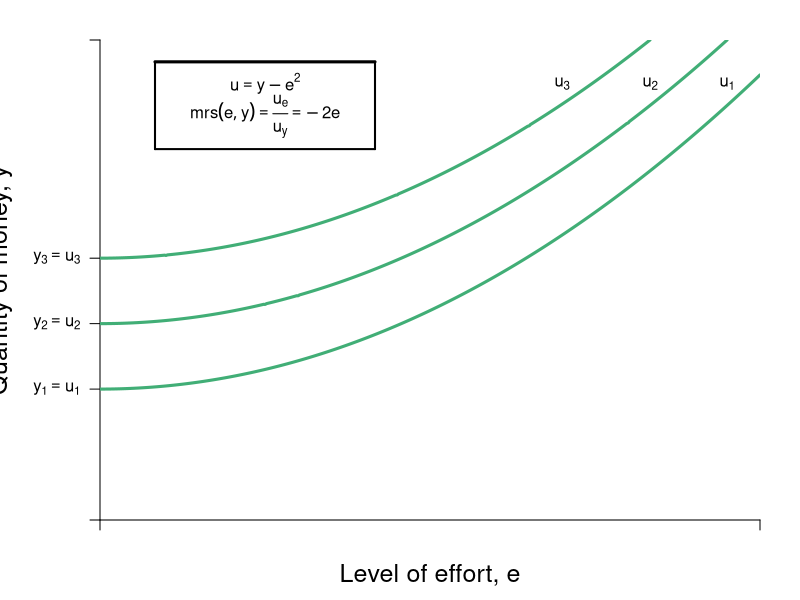

Recreate this plot in R.
require(shape)
pdf(file = "indmarketdemand/effort_bad.pdf", width = 7, height = 7)

#Set parameters for graphics
axislabelsize <- 1.5
labelsize <- 1.2
graphlinewidth <- 3
segmentlinewidth <- 2

COL <- c("#7fc97f", "#beaed4", "#fdc086", "#ffff99", "#386cb0", "#f0027f", "#bf5b17", "#666666")
COLA <- c("#99d8c9","#66c2a4","#41ae76", "#238b45", "#005824")
COLB <- c("#4eb3d3", "#2b8cbe", "#0868ac","#084081")

#Edited the margins to cater for the larger LHS labels
par(mar =  c(4, 5, 2, 2))

mrsA <- function(x, rmax = 10, xmax = 20) {
  rmax - (rmax/xmax)*x
}


uA <- function(x, y, slope = -1) {
  y + slope*x^2
}

indiffA1 <- function(x, uA = 10, slope = -1) {
  uA + slope*x^2
}


bcA <- function(x, m = 180, p = 2) {
  m - p*x
}


xlims <- c(0, 12)
ylims <- c(0, 220)

npts <- 501 
x <- seq(xlims[1], xlims[2], length.out = npts)
y <- seq(ylims[1], ylims[2], length.out = npts) 
a <- c(60, 90, 120)

plot(0, 0, xlim = xlims, ylim = ylims, type = "n",
     xlab = expression(paste("")),
     ylab = expression(paste("")), 
     xaxt = "n", 
     yaxt = "n", 
     cex.lab = axislabelsize, 
     bty = "n",
     xaxs="i", 
     yaxs="i")

# ticksy <- seq(from = 0, to = ylims[2], by = 2)
# ylabels <- seq(from = 0, to = ylims[2], by = 2)
# ticksx <- seq(from = 0, to = xlims[2], by = 2)
# xlabels <- seq(from = 0, to = xlims[2], by = 2)
ticksy <- c(0, a[1], a[2], a[3], ylims[2])
ylabels <- c(NA, expression(paste(y[1] == u[1])), expression(paste(y[2] == u[2])), expression(paste(y[3] == u[3])), NA)
ticksx <- c(0, xlims[2])
xlabels <- c(NA, NA)

axis(1, at = ticksx, pos = 0, labels = xlabels)
axis(2, at = ticksy, pos = 0, labels = ylabels, las = 1)

npts <- 500 
xx1 <- seq(xlims[1], xlims[2], length.out = npts)

#lines(xx1, bcA(xx1, m = 140, p = 7), col = COLB[3], lwd = graphlinewidth)
#lines(xx1, indiffA1(xx1, uA = 20, rmax = 2.5, xmax = 10), col = COLB[4], lwd = graphlinewidth)



mtext(expression(paste("Level of effort, ", e)), side=1, line = 2.5, cex = axislabelsize)
text(-1.8, 0.5*ylims[2], expression(paste("Quantity of money, ", y)), xpd = TRUE, cex = axislabelsize, srt = 90) 

#segments(4.11765, 6.17647, 5.88, 8.88, lty = 1, col = COL[2] , lwd = graphlinewidth)
#text(7.3, 3, expression("Pareto Efficient"))
#text(7.3, 2.5, expression("Curve"))
#Arrows(7.3, 3.5, 7.3, 6.1, col = "black", lty = 1, lwd = 2, arr.type = "triangle", arr.lwd = 0.5)

#Label the iso-welfare functions for the HG, Aisha
text(8.4, 200, expression(u[3]))
text(10, 200, expression(u[2]))
text(11.4, 200, expression(u[1]))
#text(6.6, 8.3, expression(u[4]^A))

#Label the indifference curves for the HG, Betty
# text(7.6, 17, expression(u[1]^B))
# text(6.75, 17, expression(u[2]^B))
# text(6, 17, expression(u[3]^B))
#text(3.4, 6.9, expression(v[4]^B))

#Label mrs function
#text(10, 8, expression(paste(mrs(x,y) == r[max] - frac(r[max], x[max])*x)))
#Arrows(10, 7.5, 10, 5.6, col = "black", lty = 1, lwd = 2, arr.type = "triangle", arr.lwd = 0.5)

#Label satiation
#text(20, 4, expression(paste(x[max] == "Point")))
#text(20, 3, expression(paste("of Satiation")))
#Arrows(20, 2.5, 20, 0.5, col = "black", lty = 1, lwd = 2, arr.type = "triangle", arr.lwd = 0.5)

#Label highest willingness to pay
# text(5, 10.5, expression(paste(r[max] == "Maximum")))
# text(5, 9.5, expression(paste("Willingness to Pay")))
# Arrows(3, 10, 0.5, 10, col = "black", lty = 1, lwd = 2, arr.type = "triangle", arr.lwd = 0.5)


contour(x, y, 
        outer(x, y, uA),
        drawlabels = FALSE,
        col = COLA[3],
        #xlab = expression(paste("A's Apples, ", x)),
        #ylab = expression(paste("A's Oranges, ", y)),
        #cex.lab = axislabelsize,
        lwd = graphlinewidth,
        levels = a, 
        xaxs="i", 
        yaxs="i", 
        add = TRUE)

# segments(0, 98, 6, 98, lty = 2, col = "gray" , lwd = segmentlinewidth)
# segments(6, 0, 6, 98, lty = 2, col = "gray" , lwd = segmentlinewidth)
# points(6, 98, pch = 16, col = "black", cex = 1.5)
# 
# text(6.1, 6.5, expression(i))

# 
# points(1.1, 10.9, pch = 16, col = "black", cex = 1.5)
# points(10.9, 1.1, pch = 16, col = "black", cex = 1.5)
# text(1.2, 11.4, expression(a))
# text(11, 1.6, expression(b))

#segments(4.11765, 6.17647, 5.88, 8.88, lty = 1, col = COL[2] , lwd = graphlinewidth)
# text(2, 3, expression(paste("Budget constraint, ", bc[1])))
# Arrows(3.5, 3, 8.5, 3, col = "black", lty = 1, lwd = 2, arr.type = "triangle", arr.lwd = 0.5)

#text(10, 13, expression(paste("Budget constraint, ", bc[1])))
# Arrows(10, 12.7, 10, 2.5, col = "black", lty = 1, lwd = 2, arr.type = "triangle", arr.lwd = 0.5)

text(3, 200, expression(paste(u == y - e^2)))
text(3, 185, expression(paste(mrs(e,y) == frac(u[e],u[y]), phantom() == -2*e)))

#Frame around u function
segments(1, 170, 1, 210, lty = 1, col = "black", lwd = segmentlinewidth)
segments(5, 170, 5, 210, lty = 1, col = "black", lwd = segmentlinewidth)
segments(1, 170, 5, 170, lty = 1, col = "black", lwd = segmentlinewidth)
segments(1, 210, 5, 210, lty = 1, col = "black", lwd = graphlinewidth)


dev.off()
